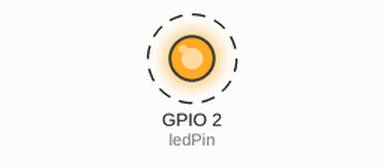
The sketch below on a simulated ESP32. Parts: output pins drawn as LEDs (lit = HIGH). Dashed ring = blinking. What the sketch prints to the serial monitor is not drawn.

Above: at 1.05 s.
Timing chart, 0 to 4.0 s (numbered marks = the images above):
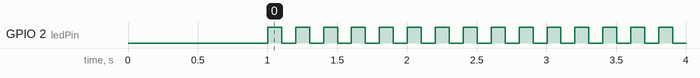

The sketch:

counting_semaphore.ino
```cpp
#if CONFIG_FREERTOS_UNICORE
  static const BaseType_t app_cpu = 0;
#else
  static const BaseType_t app_cpu = 1;
#endif

// Constants
static const int ledPin = LED_BUILTIN;
static const int max_permit = 2;  // max tasks allowed to enter critical section

// Semaphore
SemaphoreHandle_t cnt_sem;

// LED blink task
void blinkTask(void *parameter) {
  int delayTime = *(int *)parameter;
  free(parameter);  // free heap after use

  while (1) {
    // Try to take the semaphore
    if (xSemaphoreTake(cnt_sem, portMAX_DELAY) == pdTRUE) {
      Serial.print("Task with delay ");
      Serial.print(delayTime);
      Serial.println(" ms is running...");

      digitalWrite(ledPin, HIGH);
      vTaskDelay(delayTime / portTICK_PERIOD_MS);
      digitalWrite(ledPin, LOW);
      vTaskDelay(delayTime / portTICK_PERIOD_MS);

      // Release the semaphore
      xSemaphoreGive(cnt_sem);
    }
  }
}

void setup() {
  Serial.begin(115200);
  pinMode(ledPin, OUTPUT);

  vTaskDelay(1000 / portTICK_PERIOD_MS);
  Serial.println("\n--- FreeRTOS Counting Semaphore Test ---");

  // Create counting semaphore with max and initial count
  cnt_sem = xSemaphoreCreateCounting(max_permit, max_permit);
  if (cnt_sem == NULL) {
    Serial.println("Failed to create semaphore!");
    while (1);
  }

  // Create 3 tasks with different delays
  int *d1 = (int *)malloc(sizeof(int));
  int *d2 = (int *)malloc(sizeof(int));
  int *d3 = (int *)malloc(sizeof(int));
  *d1 = 100;
  *d2 = 300;
  *d3 = 600;

  xTaskCreatePinnedToCore(blinkTask, "Blink100", 2048, d1, 1, NULL, app_cpu);
  xTaskCreatePinnedToCore(blinkTask, "Blink300", 2048, d2, 1, NULL, app_cpu);
  xTaskCreatePinnedToCore(blinkTask, "Blink600", 2048, d3, 1, NULL, app_cpu);
}

void loop() {
  // Main loop does nothing
}
```

Measured:
- by itself, GPIO 2 (ledPin): alternates HIGH for 0.10 s and LOW for 0.10 s
